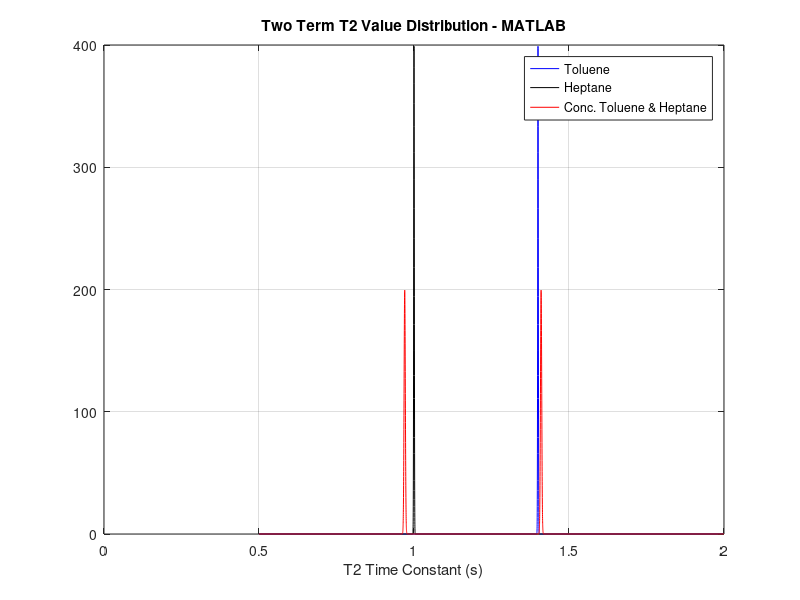

The MATLAB source for this figure:
clc
clear all

t2 = (0.5:0.0001:2)';

name1 = 'Dodecane';
sd1 = 0.0018;
u1 = -0.337;
sd11 = 0.003;
u11 = 0.92;
n1 = normpdf(t2,u1,sd1) + normpdf(t2,u11,sd11);

name2 = 'n-Octane';
sd2 = 0.00503;
u2 = 0.906;
sd21 = 0.0072;
u21 = 1.19;
n2 = normpdf(t2,u2,sd2) + normpdf(t2,u21,sd21);

name3 = 'iso-Octane';
sd3 = 0.00562;
u3 = 0.962;
sd31 = 0.00804;
u31 = 1.25;
n3 = normpdf(t2,u3,sd3) + normpdf(t2,u31,sd31);

name4 = 'Heptane';
sd4 = 0.00543;
u4 = 0.884;
sd41 = 0.00711;
u41 = 1.15;
n4 = normpdf(t2,u4,sd4) + normpdf(t2,u41,sd41);

name5 = 'Toluene';
sd5 = 0.00139;
u5 = -0.97;
sd51 = 0.001;
u51 = 1.4;
n5 = normpdf(t2,u5,sd5) + normpdf(t2,u51,sd51);

name6 = 'Heptane'; 
sd6 = 8.96E-4;
u6 = -0.922;
sd61 = 0.001;
u61 = 1.00;
n6 = normpdf(t2,u6,sd6) + normpdf(t2,u61,sd61);

name7 = 'Conc. Toluene & Heptane'; 
sd7 = 0.002;
u7 = 0.97;
sd71 = 0.002;
u71 = 1.41;
n7 = normpdf(t2,u71,sd71) + normpdf(t2,u7,sd7);

plot(t2,n5,'b',t2,n6,'k',t2,n7,'r')
grid
%axis([0 1.25 0 100])
legend(name5,name6,name7)
%set(gca,'XDir','reverse')
title('Two Term T2 Value Distribution - MATLAB')
xlabel('T2 Time Constant (s)')




